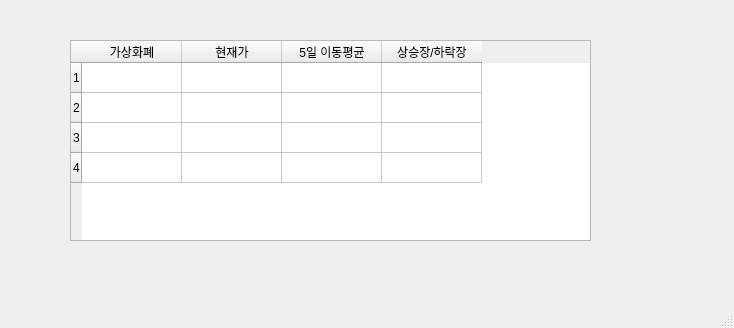
<?xml version="1.0" encoding="UTF-8"?>
<ui version="4.0">
 <class>MainWindow</class>
 <widget class="QMainWindow" name="MainWindow">
  <property name="windowModality">
   <enum>Qt::NonModal</enum>
  </property>
  <property name="geometry">
   <rect>
    <x>0</x>
    <y>0</y>
    <width>734</width>
    <height>328</height>
   </rect>
  </property>
  <property name="windowTitle">
   <string>가상화폐 상승장/하락장 알리미</string>
  </property>
  <widget class="QWidget" name="centralwidget">
   <widget class="QTableWidget" name="tableWidget">
    <property name="geometry">
     <rect>
      <x>70</x>
      <y>40</y>
      <width>521</width>
      <height>201</height>
     </rect>
    </property>
    <property name="rowCount">
     <number>4</number>
    </property>
    <row/>
    <row/>
    <row/>
    <row/>
    <column>
     <property name="text">
      <string>가상화폐</string>
     </property>
    </column>
    <column>
     <property name="text">
      <string>현재가</string>
     </property>
    </column>
    <column>
     <property name="text">
      <string>5일 이동평균</string>
     </property>
    </column>
    <column>
     <property name="text">
      <string>상승장/하락장</string>
     </property>
    </column>
   </widget>
  </widget>
  <widget class="QMenuBar" name="menubar">
   <property name="geometry">
    <rect>
     <x>0</x>
     <y>0</y>
     <width>734</width>
     <height>21</height>
    </rect>
   </property>
  </widget>
  <widget class="QStatusBar" name="statusbar"/>
 </widget>
 <resources/>
 <connections/>
</ui>
